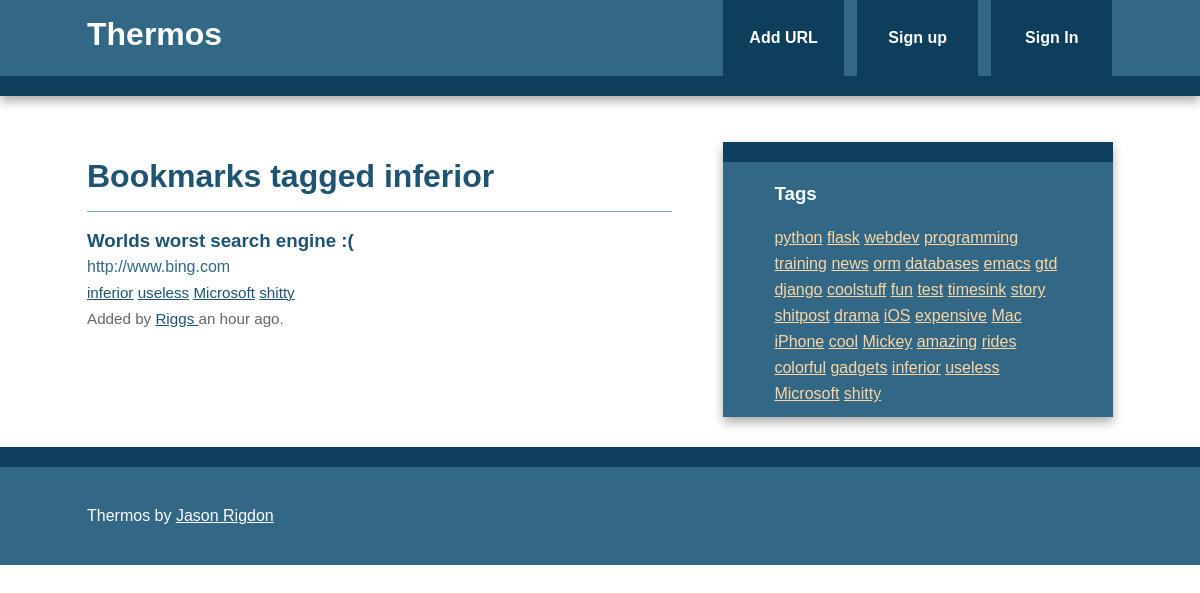
Page /bookmarks/tag/inferior on the committed database.
### thermos/models.py (models this page shows, shortened)
class Tag(db.Model):
	id = db.Column(db.Integer, primary_key=True)
	name = db.Column(db.String(25), nullable=False, unique=True, index=True)
	@staticmethod
	def all():
		return Tag.query.all()
	def __repr__(self):
		return self.name

class Bookmark(db.Model):
	id = db.Column(db.Integer, primary_key=True)
	url = db.Column(db.Text, nullable=False)
	date = db.Column(db.DateTime, default=datetime.utcnow)
	description = db.Column(db.String(300))
	user_id = db.Column(db.Integer, db.ForeignKey('user.id'), nullable=False)
	_tags = db.relationship('Tag', secondary=tags, lazy='joined',
							backref=db.backref('bookmarks', lazy='dynamic'))
	@property
	def tags(self):
		return ",".join([t.name for t in self._tags])
	@tags.setter
	def tags(self, string):
		if string:
			self._tags = [Tag.getOrCreate(name) for name in string.split(',')]
		else:
			self._tags = []

class User(db.Model, UserMixin):
	id = db.Column(db.Integer, primary_key=True)
	username = db.Column(db.String(80), unique=True)
	email = db.Column(db.String(120), unique=True)
	bookmarks = db.relationship('Bookmark', backref='user', lazy='dynamic')
	password_hash = db.Column(db.String)
	@property
	def password(self):
		raise AttributeError('password: write-only field')

### thermos/bookmarks/views.py (the view)
@bookmarks.route('/tag/<name>')
def tag(name):
	tag = Tag.query.filter_by(name=name).first_or_404()
	return render_template('tag.html', tag=tag)

### thermos/main/views.py (called while the page is built)
@main.app_context_processor
def injectTags():
	return dict(allTags=Tag.all)

### thermos/templates/tag.html (shortened to what this page needs)
{% extends "base.html" %}
{% block content %}
  <article>
    <header>
      <h1>Bookmarks tagged {{ tag }}</h1>
      {% if tag.bookmarks.count() > 0 %}
        {% with bookmarks = tag.bookmarks %}
          {% include "bookmark_list.html" %}
        {% endwith %}
      {% else %}
        There are no bookmarks with this tag.
      {% endif %}
    </header>
  </article>
{% endblock %}

### thermos/templates/base.html (shortened to what this page needs)
<!doctype html>
<html class="no-js" lang="">
    <head>
        {% block styles %}
          <link rel="stylesheet" href="{{ url_for('static', filename='css/normalize.min.css') }}">
          <link rel="stylesheet" href="{{ url_for('static', filename='css/main.css') }} ">
        {% endblock %}
    </head>
    <body>
        <div class="header-container">
            <header class="wrapper clearfix">
                <a href="{{ url_for('main.index') }}"><h1 class="title">Thermos</h1></a>
                <nav>
                    <ul>
                        <li><a href="{{ url_for('bookmarks.add') }}">Add URL</a></li>
                        {% if current_user.is_authenticated %}
                          <li><a href="{{ url_for('bookmarks.user', username=current_user.username) }}">
                            My Links</a></li>
                          <li><a href="{{ url_for('auth.logout') }}">Sign out</a></li>
                        {% else %}
                          <li><a href="{{ url_for('auth.signup') }}">Sign up</a></li>
                          <li><a href="{{ url_for('auth.login') }}">Sign In</a></li>
                        {% endif %}
                    </ul>
                </nav>
            </header>
        </div>
        <div class="main-container">
            <div class="main wrapper clearfix">
				{% block content %}
				{% endblock %}
				{% block sidebar %}
					<aside>
						<h3>Tags</h3>
						      {% for t in allTags() %}
                    <a href="{{ url_for('bookmarks.tag', name=t) }}">{{ t }}</a>
                  {% endfor %}
					</aside>
				{% endblock %}
            </div>
        </div>
        <div class="footer-container">
            <footer class="wrapper">
                <p>Thermos by <a href="https://github.com/jpriggs">Jason Rigdon</a></p>
            </footer>
        </div>
    </body>
</html>

### thermos/templates/bookmark_list.html
<ul class="bookmarks">
  {% for bookmark in bookmarks %}
    <li>
      {% include "bookmark.html" %}
    </li>
  {% endfor %}
</ul>

### thermos/templates/bookmark.html (shortened to what this page needs)
<div class="bookmark">
  <a class="header" href="{{ bookmark.url }}">
    <h3 class="description">
      {{ bookmark.description|truncate(50, killwords=True) }}
    </h3>
    <span class="url">
      {{ bookmark.url|truncate(50, killwords=True) }}
    </span>
  </a>
  <div class="info">
    <span class="tags">
      {% if bookmark.tags %}
        {% for t in bookmark._tags %}
          <a href="{{ url_for('bookmarks.tag', name=t.name) }}">{{ t }}</a>
        {% endfor %}
      {% else %}
        No tags.
      {% endif %}
    </span>
    <br>
    Added by <a href="{{ url_for('bookmarks.user', username=bookmark.user.username) }}">
      {{ bookmark.user.username }}
    </a>
    {{ moment(bookmark.date).fromNow() }}.
  </div>
</div>

### thermos/static/css/main.css (style rules this page uses)
html, button, input, select, textarea { color: #222; }
html { font-size: 1em; line-height: 1.4; }
body { font: 16px/26px Helvetica, Helvetica Neue, Arial; }
.wrapper { width: 90%; margin: 0 5%; }
.header-container { border-bottom: 20px solid #0D3E5B; }
.footer-container, .main aside { border-top: 20px solid #0D3E5B; }
.header-container, .footer-container, .main aside { background: #326786; }
.title { color: white; }
nav ul { margin: 0; padding: 0; }
nav a { display: block; margin-bottom: 10px; padding: 15px 0; text-align: center; text-decoration: none; font-weight: bold; color: white; background: #0D3E5B; }
.main { padding: 30px 0; }
.main article h1 { font-size: 2em; }
.main aside { color: white; padding: 0 5% 10px; }
.footer-container footer { color: white; padding: 20px 0; }
a, a:visited { color: #1E5373; }
aside a { color: #FFD6A3; }
h1, h2, h3, h4, h5, h6 { color: #1E5373; }
.main aside h3, footer h3, footer a, footer a:visited { color: white; }
ul.bookmarks { list-style: none none; padding-left: 0; }
.bookmark { padding-bottom: .5em; border-top: 1px solid #7EA6BF; padding: 1em 0; }
a.header { color: #326786; text-decoration: none; display: block; }
a.header h3 { margin: 0 0; }
div.info { font-size: .95em; color: #666666; }
@media only screen and (min-width: 480px) { nav a { float: left; width: 27%; margin: 0 1.7%; padding: 25px 2%; margin-bottom: 0; } }
@media only screen and (min-width: 480px) { nav li:first-child a { margin-left: 0; } }
@media only screen and (min-width: 480px) { nav li:last-child a { margin-right: 0; } }
@media only screen and (min-width: 480px) { nav ul li { display: inline; } }
@media only screen and (min-width: 768px) { .header-container, .main aside { -webkit-box-shadow: 0 5px 10px #aaa; -moz-box-shadow: 0 5px 10px #aaa; box-shadow: 0 5px 10px #aaa; } }
@media only screen and (min-width: 768px) { .title { float: left; } }
@media only screen and (min-width: 768px) { nav { float: right; width: 38%; } }
@media only screen and (min-width: 768px) { .main article { float: left; width: 57%; } }
@media only screen and (min-width: 768px) { .main aside { float: right; width: 28%; } }
@media only screen and (min-width: 1140px) { .wrapper { width: 1026px; margin: 0 auto; } }
.clearfix:before, .clearfix:after { content: " "; display: table; }
.clearfix:after { clear: both; }
.clearfix { *zoom: 1; }

### rows in the picture
Tag: name "inferior"
Bookmark: description "Worlds worst search engine :(", url "http://www.bing.com", user.username "Riggs", date "an hour ago"
Tag: name "useless"
Tag: name "Microsoft"
Tag: name "shitty"
Tag: name "python"
Tag: name "flask"
Tag: name "webdev"
Tag: name "programming"
Tag: name "training"
Tag: name "news"
Tag: name "orm"
Tag: name "databases"
Tag: name "emacs"
Tag: name "gtd"
Tag: name "django"
Tag: name "coolstuff"
Tag: name "fun"
Tag: name "test"
Tag: name "timesink"
Tag: name "story"
Tag: name "shitpost"
Tag: name "drama"
Tag: name "iOS"
Tag: name "expensive"
Tag: name "Mac"
Tag: name "iPhone"
Tag: name "cool"
Tag: name "Mickey"
Tag: name "amazing"
Tag: name "rides"
Tag: name "colorful"
Tag: name "gadgets"
